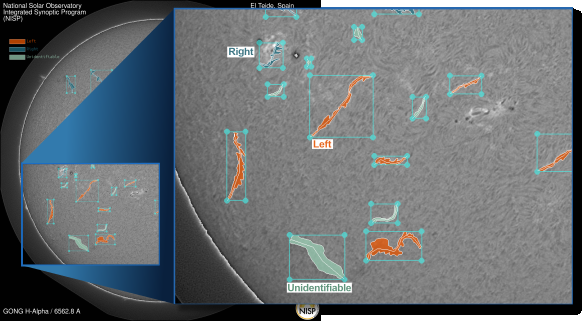
#> input picture images/image2.png, 583 x 321 px
$ python -i preprocessing.py   (imports and definitions only)
#> lines starting #> are read from the running program, lines starting #| are printed output that depends on the picture; after the words box and inside, x2 and y2 are one past the last pixel; in counts of white or black regions, pixels touching at a corner belong together
"""
Solar H-Alpha image pre-processing utilities.

Classes
-------
SolarDiskMask
    Generates a binary circular mask isolating the solar disk from
    deep-space background pixels.

CLAHEPreprocessor
    Applies Contrast Limited Adaptive Histogram Equalisation (CLAHE)
    to enhance subtle contrast gradients in ground-based H-Alpha
    observations, followed by normalisation to [0, 1].

Both classes are stateless callables — safe to share across DataLoader
workers.
"""

from __future__ import annotations

import cv2
import numpy as np


# ---------------------------------------------------------------------------
# Solar disk masking
# ---------------------------------------------------------------------------

class SolarDiskMask:
    """
    Create a circular binary mask that isolates the solar disk.

    The mask is derived by finding the largest bright circle in the image
    (Hough circle transform on a downsampled copy for speed).  Deep-space
    background pixels are set to zero so the model never generates false
    positive detections outside the disk.

    Parameters
    ----------
    margin_px : int
        Safety margin (pixels) subtracted from the detected disk radius to
        avoid clipping at the limb.

    Examples
    --------
    >>> masker = SolarDiskMask(margin_px=10)
    >>> masked_img = masker(image)   # np.ndarray HxWx3, values in [0,1]
    """

    def __init__(self, margin_px: int = 10) -> None:
        self.margin_px = margin_px

    # ------------------------------------------------------------------
    def __call__(self, image: np.ndarray) -> np.ndarray:
        """
        Apply the solar disk mask to an image.

        Parameters
        ----------
        image : np.ndarray
            RGB or grayscale image, float32 in [0, 1] or uint8 in [0, 255].
            Shape: (H, W) or (H, W, C).

        Returns
        -------
        np.ndarray
            Image with pixels outside the solar disk set to 0.  Same dtype
            and shape as input.
        """
        h, w = image.shape[:2]
#> h = 321; w = 583
        mask = self._detect_disk_mask(image, h, w)

        if image.ndim == 3:
            masked = image * mask[:, :, np.newaxis]
        else:
            masked = image * mask

        return masked

    # ------------------------------------------------------------------
    # [4 lines left out: function get_mask, not called in this run]

    # ------------------------------------------------------------------
    def _detect_disk_mask(
        self, image: np.ndarray, h: int, w: int
    ) -> np.ndarray:
        """Hough-based disk detection → binary float32 mask."""
#> called with h = 321, w = 583
        # Convert to uint8 grayscale for Hough
        if image.dtype != np.uint8:
            gray = (image * 255).astype(np.uint8)
        else:
            gray = image.copy()

        if gray.ndim == 3:
            gray = cv2.cvtColor(gray, cv2.COLOR_RGB2GRAY)
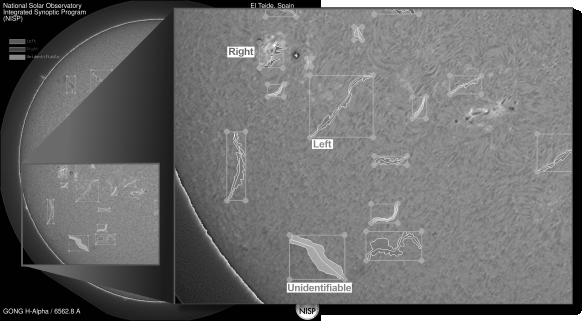
#> gray: shape (321, 583); min 0, max 255, mean 108.7

        # Downsample for speed
        scale = 512 / max(h, w)
#> scale = 0.878
        small = cv2.resize(gray, (0, 0), fx=scale, fy=scale)
        small = cv2.medianBlur(small, 5)
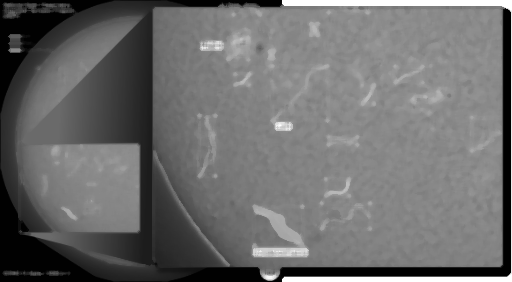
#> small: shape (282, 512); min 0, max 255, mean 108.1

        circles = cv2.HoughCircles(
            small,
            cv2.HOUGH_GRADIENT,
            dp=1.2,
            minDist=small.shape[0] // 2,
            param1=50,
            param2=30,
            minRadius=int(small.shape[0] * 0.3),
            maxRadius=int(small.shape[0] * 0.6),
        )
#> circles = [[138.6, 141, 124.7], [359.4, 156.6, 151.1]]

        mask = np.zeros((h, w), dtype=np.float32)

        if circles is not None:
            cx, cy, r = circles[0, 0]
#> cx = 138.6; cy = 141; r = 124.7
            # Scale back to original resolution
            cx = int(cx / scale)
#> cx = 157
            cy = int(cy / scale)
#> cy = 160
            r = int(r / scale) - self.margin_px
#> r = 131
            cv2.circle(mask, (cx, cy), max(r, 1), 1.0, thickness=-1)
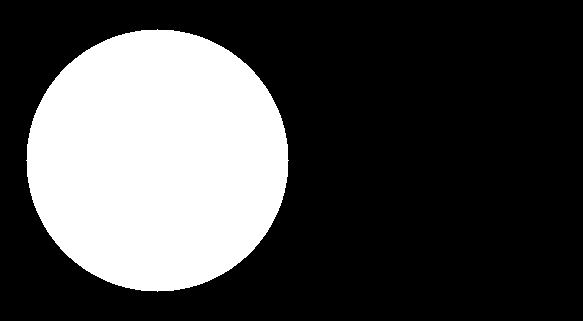
#> mask: shape (321, 583) float32; values 0 (black) and 1 (white), 28.8% white; 1 white region, box (x1, y1, x2, y2) and area: (26, 29, 289, 292) 53885
        else:
            # Fallback: assume disk fills 90 % of the image
            cx, cy = w // 2, h // 2
            r = int(min(h, w) * 0.45) - self.margin_px
            cv2.circle(mask, (cx, cy), r, 1.0, thickness=-1)

        return mask


# ---------------------------------------------------------------------------
# CLAHE normalisation
# ---------------------------------------------------------------------------

class CLAHEPreprocessor:
    """
    Contrast Limited Adaptive Histogram Equalisation for solar H-Alpha images.

    Converts a raw observation (14-bit FITS or 8-bit PNG) into a
    contrast-enhanced, normalised float32 image ready for the neural
    network backbone.

    Pipeline
    --------
    1. Clip & scale to uint8.
    2. Apply CLAHE tile-by-tile.
    3. Repeat across R/G/B channels (solar images are often grayscale
       replicated into three channels).
    4. Normalise to [0, 1].
    5. Optionally stack into three identical channels (backbone expects
       3-channel input).

    Parameters
    ----------
    clip_limit : float
        CLAHE contrast limit. Higher values give more aggressive enhancement.
    tile_grid_size : tuple[int, int]
        Number of CLAHE tiles along (height, width).
    bit_depth : int
        Input image bit depth (8 for PNG, 14 for raw FITS).

    Examples
    --------
    >>> preprocessor = CLAHEPreprocessor(clip_limit=2.0)
    >>> tensor = preprocessor(raw_image)  # torch.Tensor, shape (3, H, W)
    """

    # [52 lines left out: functions __init__, __call__, _to_gray_uint8, not called in this run]

>>> import cv2
>>> picture = cv2.cvtColor(cv2.imread('../../images/image2.png'), cv2.COLOR_BGR2RGB)
>>> result = SolarDiskMask()(picture)
#> in __call__, `masked = image * mask[:, :, np.newaxis]`:
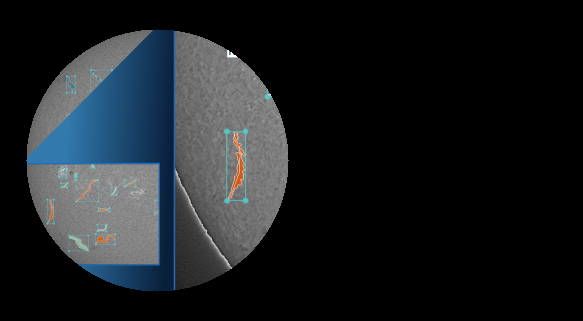
#> masked: shape (321, 583, 3) float32; mean R, G, B 25.9, 29.7, 32.9

$ run again, on images/img1.png
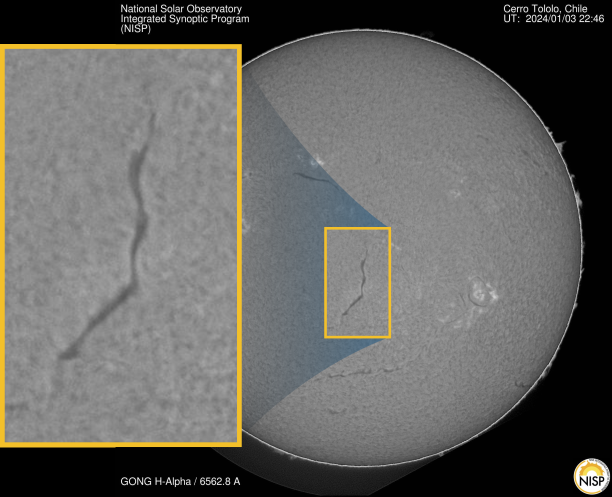
#> input picture images/img1.png, 1224 x 993 px (shown at 1/2 size)
#> circles = [[304.2, 205.8, 182.2], [66.6, 221.4, 208.7]]
#> in _detect_disk_mask, `cx, cy, r = circles[0, 0]`: cx = 304.2; cy = 205.8; r = 182.2
#> in _detect_disk_mask, `cx = int(cx / scale)`: cx = 727
#> in _detect_disk_mask, `cy = int(cy / scale)`: cy = 491
#> in _detect_disk_mask, `r = int(r / scale) - self.margin_px`: r = 425
#> in _detect_disk_mask, `cv2.circle(mask, (cx, cy), max(r, 1), 1.0, thickness=-1)`:
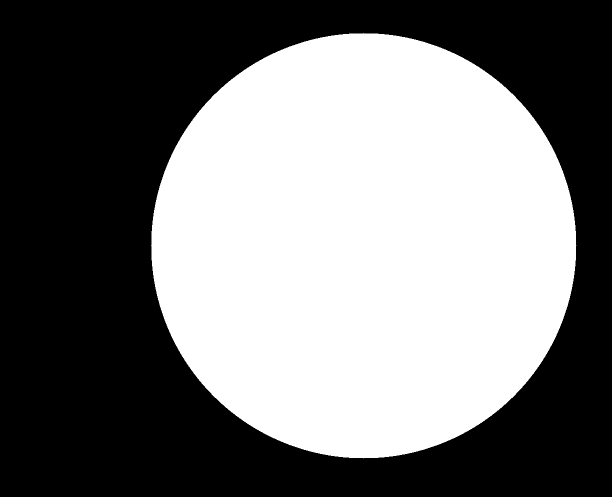
#> mask: shape (993, 1224) float32 (shown at 1/2 size); values 0 (black) and 1 (white), 46.7% white; 1 white region, box (x1, y1, x2, y2) and area: (302, 66, 1153, 917) 567453
#> in __call__, `masked = image * mask[:, :, np.newaxis]`:
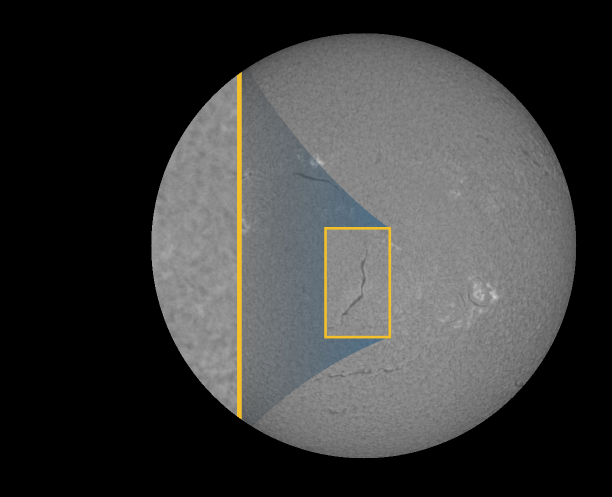
#> masked: shape (993, 1224, 3) float32 (shown at 1/2 size); mean R, G, B 59, 59.2, 58.4
